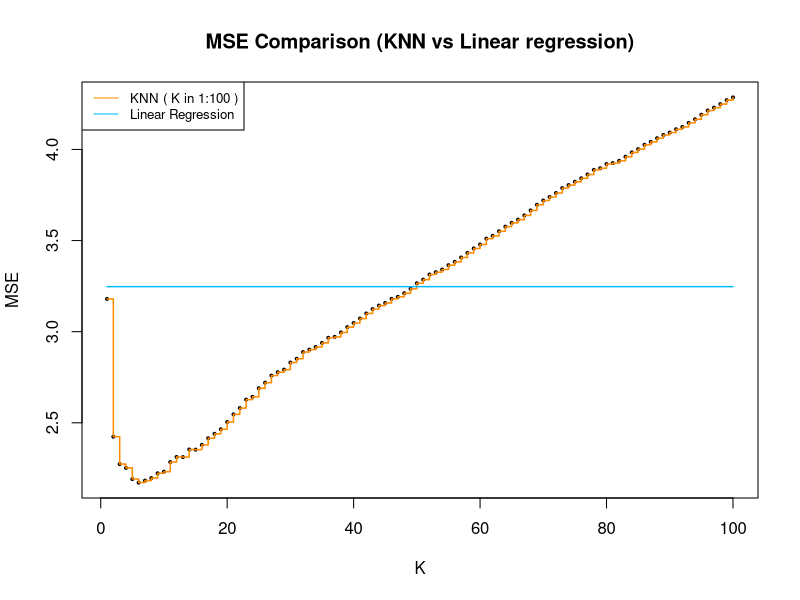

Write the R code that produced this figure.
## ---- chunk 1
  knitr::opts_chunk$set(echo = TRUE)
  knitr::opts_chunk$set(message = FALSE)
  knitr::opts_chunk$set(warning = FALSE)
  knitr::opts_chunk$set(fig.height = 6, fig.width = 8, out.width = '50%', fig.align = "center")
  options(width = 90)
## ---- chunk 2
myknn <- function(xtest, xtrain, ytrain, k)
{
  #Assuming Matrix inputs, checking dimensions
  xtest_dim<- dim(xtest)
  xtrain_dim <- dim(xtrain)
  ytrain_dim <- dim(ytrain)
  
  #Create the Ypred output matrix
  ypred <- matrix(data=NA,nrow=xtest_dim[1],ncol= 1)
  
  # Main function to calculate distances and get the top k ytrain
  for ( xtest_row in 1:xtest_dim[1] ){
    #Create the test row vector
    xtest_vector = xtest[xtest_row,]
    
    # To find distance step 1 - subtract xtest_vector from xtrain
    d1 <- sweep(xtrain,2,xtest_vector)
    # To find distance step 2 - sum the squares of rows and take square root
    d2 <- matrix(sqrt(rowSums( d1^2)), xtrain_dim[1],1)
    
    #Combine Ytrain with Distance matrix
    dist_ytrain <- cbind(d2, ytrain)
    colnames(dist_ytrain) <- c('Distance','Ytrain')
    
    #Order by distance
    ordered_dist_ytrain <- dist_ytrain[order(dist_ytrain[,'Distance']),]
    
    # Set Ypred = Average of top K values of ordered_dist_ytrain
    ypred[xtest_row,] <- mean(ordered_dist_ytrain[1:k,'Ytrain'])
  }
  
  return(ypred)
}

## ---- chunk 3
library(MASS)
#Set mean
mu <- c(1, 2, 3, 4, 5)
#Create variance matrix 
sigma <- matrix(0,5,5)
for (i in 1:5){
  for (j in 1:5){
    sigma[i,j] = 0.5 ^ (abs(i-j))
  }
}

#Set seed and generate data
set.seed(1)
x <- mvrnorm(n = 1000, mu, sigma)
y <- matrix(x[,1] + x[,2] + (x[,3] - 2.5)^2 + rnorm(length(x)), nrow(x), 1 )

#Combine data and set variable names
data <- cbind(x,y)
colnames(data) <- c( "x1", "x2", "x3", "x4", "x5", "y")
head(data,3)
## ---- chunk 4
#setting training and testing data
xtrain <- x[1:400,]
xtest <- x[401:1000,]
ytrain <- y[1:400]
ytest <- y[401:1000]
#Using K = 5
k = 5

#Using the function 
ypred <- myknn(xtest, xtrain, ytrain, 5)

#Computing error
knn_error <- colSums((ytest - ypred)^2)/length(ytest)
#MSE with K=5
knn_error

## ---- chunk 5
#Define the max K value
k_range <- 100
# Create an error matrix
knn_errorMatrix = matrix(NA, k_range, 2)
colnames(knn_errorMatrix) <- c("k", "MSE")

#Looping through each K and storing the MSE
for (k in 1:k_range)
{
  ypred <- myknn(xtest, xtrain, ytrain, k)
  knn_errorMatrix[k, 1] <- k
  knn_errorMatrix[k, 2] <- colSums((ytest - ypred)^2)/length(ytest)
}
#Sample of matrix
head(knn_errorMatrix)
## ---- chunk 6
#creating testing and training dataframe for fitting lm model 
train_df <- data.frame(cbind(xtrain,ytrain))
colnames(train_df) <- c('x1','x2','x3','x4','x5', 'ytrain')
test_df <- data.frame(xtest)
colnames(test_df) <- c('x1','x2','x3','x4','x5')

#Fitting the lm model
linear_model = lm(ytrain ~ x1+x2+x3+x4+x5, data = train_df)
#Predicting 
ypred_lm <- matrix(predict(linear_model, data.frame(test_df)), length(ytest), 1)

#Calculating the MSE
error_lm <- colSums((ytest - ypred_lm)^2)/length(ytest)
error_lm

## ---- chunk 7
#Plotting the figure and adding the legend
plot( 1:k_range, knn_errorMatrix[ , 2], pch = 19, cex = 0.4, xlab = "K", ylab = "MSE")
lines(1:k_range, knn_errorMatrix[ , 2], type = "s", col = "darkorange", lwd = 1.5)
lines(1:k_range, rep(error_lm, k_range), type = "s", col = "deepskyblue", lwd = 1.5)
title(main="MSE Comparison (KNN vs Linear regression)")
legend("topleft", legend=c("KNN ( K in 1:100 )", "Linear Regression"),
       col=c("darkorange", "deepskyblue"), lty=1, cex=0.8)
